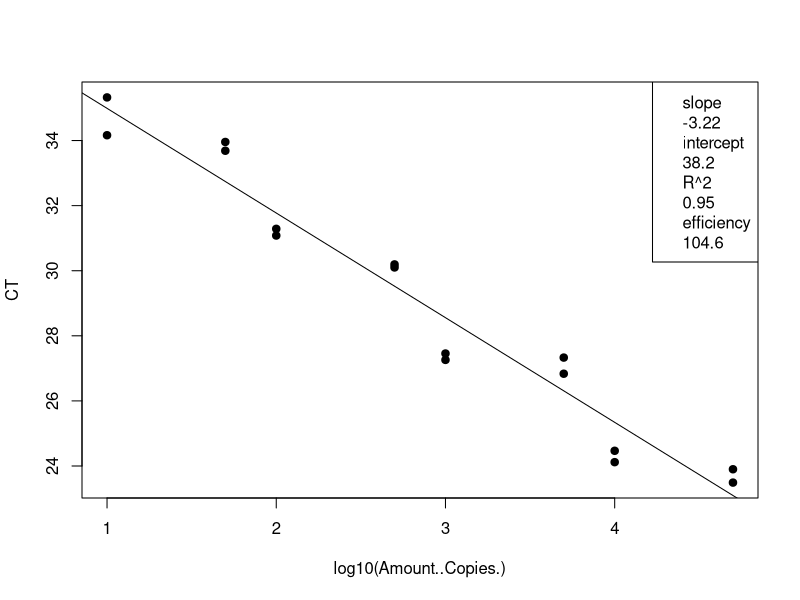
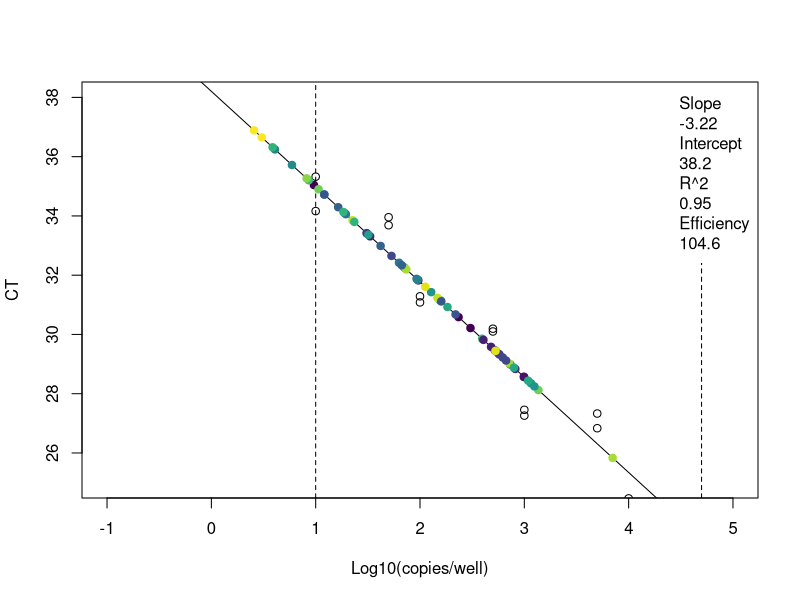
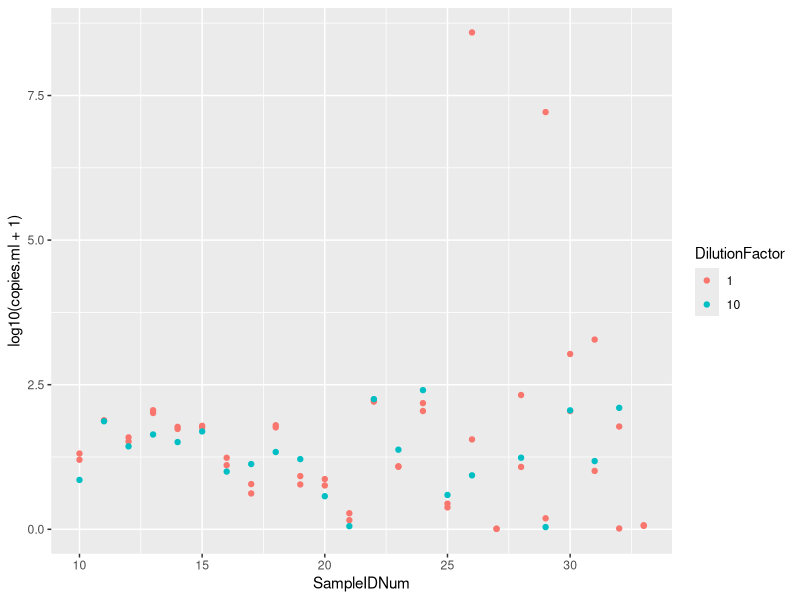

Generate these figures, in order, with R:
## ---- chunk 1
knitr::opts_chunk$set(echo = TRUE)

## ---- chunk 2
# clear the workspace
rm(list=ls())

# load the data (note data file must be in this repository)
data <- read.csv("Plate1_Entero_qPCRConversion.csv")
## ---- chunk 3
# linear regression of standard curve
standards = subset(data, Name == "STANDARD")
standardCurve <- lm(CT ~ log10(Amount..Copies.), data = standards)

# save the line info
standard_slope = standardCurve$coefficients[2]
standard_intercept = standardCurve$coefficients[1]
R2 = summary(standardCurve)$r.squared
efficiency =  (10^(-1/standardCurve$coefficients[2])-1)*100

# plot standards and best fit line
standardCurvePlot <- plot(CT ~ log10(Amount..Copies.), data = standards, pch=19) 
abline(coef(standardCurve)) 
legend("topright", legend = c(paste= "slope", round(standard_slope, 2), paste= "intercept", round(standard_intercept, 2), paste= "R^2", round(R2, 2), paste = "efficiency", round(efficiency, 1)))
## ---- chunk 4
# data set of unknowns including info on standard curve
unknowns = subset(data, Name == "UNKNOWN")

# add new columns to the data table
unknowns$plate_num = 1 # note:change to the actual plate number
unknowns$standard_slope = standard_slope
unknowns$standard_intercept = standard_intercept
unknowns$R2 = R2
unknowns$efficiency = efficiency
  
# add a new column that interpolates copies/well from Ct for the unknowns
unknowns$log.copies.well = (unknowns$CT - standard_intercept)/standard_slope
unknowns$copies.well = 10^unknowns$log.copies.well

# copies/ul extract accounting for dilution factor
vol.well = 3 # note:change to qPCR template volume in ul
unknowns$vol.well = vol.well
unknowns$copies.ul = ((unknowns$copies.well/vol.well)*unknowns$DilutionFactor)

# copies/extraction
vol.elution = 110 #note:change to DNA extraction elution volume in ul
unknowns$vol.elution = vol.elution
unknowns$copies.extraction = (unknowns$copies.ul*vol.elution)

# copies/ml #Volume is volume of sample filtered in mL
unknowns$copies.ml = (unknowns$copies.extraction/unknowns$Volume)
## ---- chunk 5
# set up the color palette
library(viridis)
unknowns$SampleIDNum = as.factor(as.character(unknowns$SampleIDNum)) # change to factor for colors
Colors = viridis(n=nlevels(unknowns$SampleIDNum)) # set the color levels to call on later

# check the range and adjust the limits in plot
range(unknowns$CT, na.rm=T) # y limits
range(unknowns$log.copies.well, na.rm =T) # x limits

# plot the standard curve again
standardCurvePlot <- plot(CT ~ log10(Amount..Copies.), data = standards,
                          xlim = c(-1,5), ylim = c(25,38),
                          xlab = "Log10(copies/well)",
                          ylab = "CT") 

# add boundaries and standard line
abline(v=log10(10), lty=2)
abline(v=log10(50000), lty=2)
abline(coef(standardCurve)) 

# add the sample data
standardCurvePlot <- points(CT ~ log.copies.well, data = unknowns, pch=19, 
                            col = Colors[unknowns$SampleIDNum])
legend("topright", inset = 0.002, box.lty=0, legend=c(paste= "Slope", round(standardCurve$coefficients[2], 2), 
                                                      paste= "Intercept", round(standardCurve$coefficients[1], 2), 
                                                      paste= "R^2", round(summary(standardCurve)$r.squared, 2),
                                                      paste = "Efficiency", round((10^(-1/standardCurve$coefficients[2])-1)*100, 1)))

## ---- chunk 6
# make a plot that compares the diluted to undiluted replicates for each sample including dilution factor
library("ggplot2")
unknowns$SampleIDNum <- as.numeric(as.character(unknowns$SampleIDNum)) # change to numeric
unknowns$DilutionFactor <- as.factor(as.character(unknowns$DilutionFactor)) # change to factor
qplot(SampleIDNum,log10(copies.ml+1), data=unknowns, col=DilutionFactor)
## ---- chunk 7
# write csv file
write.csv(unknowns, file = "Plate1_Entero_ConvertedData.csv", row.names=FALSE, na="")

# average the replicates (if not strongly inhibited) and make a new file
library(dplyr)
data.average = unknowns %>% group_by(SampleIDNum) %>% summarise(copies.ml = mean(copies.ml, na.rm = T))
write.csv(data.average, file = "Plate1_Entero_Averaged.csv", row.names=FALSE, na="")
